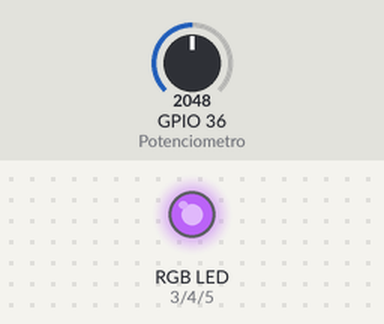
A sketch run on a simulated ESP32. Shown: an RGB LED mixed from three pins (HIGH = lit). The test bench sets the inputs (shaded band); at power-on: GPIO 36 (Potenciometro) = 2048. Dim RGB values are drawn brighter than linear.

Above: at 10.3 s.
10.4 s: GPIO 36 (Potenciometro) set to 491
At 12.2 s:
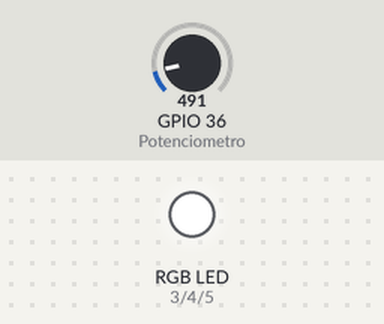
19.9 s: GPIO 36 (Potenciometro) set to 0
At 20.5 s:
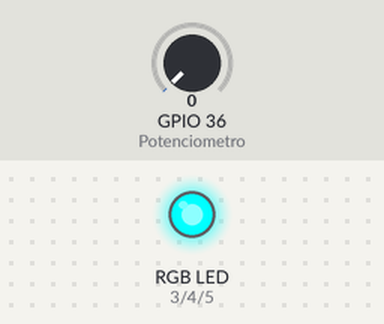
29.4 s: GPIO 36 (Potenciometro) set to 1228
At 33.7 s:
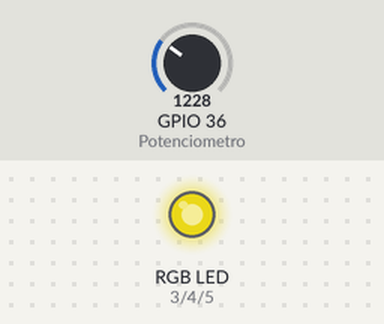
Timing chart, 0 to 44.9 s (numbered marks = the images above; inputs shaded):
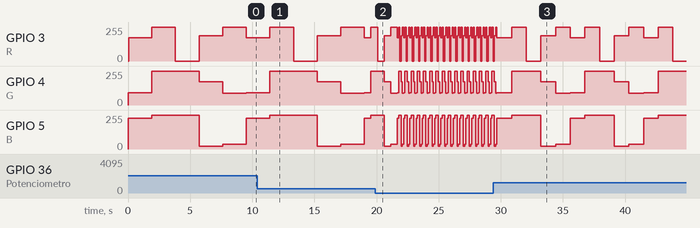

The sketch:

Pr_ctica_2_parte_2.ino
```cpp
 /*
 * Fundacion Kinal
 * Centro educativo tecnico laboral Kinal
 * Electronica
 * Grado: Quinto
 * Sección: A
 * Curso: Taller de electronica digital y reparación de computadoras I
 * Nombre: Juan Manuel Sebastián Ixen Coy
 * Carnet: 2019519
 * Proyecto: Práctica 2, parte 2
 */

#include <Ticker.h>

#define R 3
#define G 4
#define B 5
#define Potenciometro A0

int  Control_Brilo();
void Lectura();

int Brillo;
int Escala;
int Tiempo;

Ticker ISR_tiempo(Lectura, 10);

void setup()
{
  pinMode(Potenciometro, INPUT);
  ISR_tiempo.start();
  pinMode(R, OUTPUT);
  pinMode(G, OUTPUT);
  pinMode(B, OUTPUT);
}

void loop()
{
    //Configuración de la led RGB
    analogWrite(R, 174);
    analogWrite(G, 92);
    analogWrite(B, 230);
    delay(Tiempo);

    analogWrite(R, 255);
    analogWrite(G, 255);
    analogWrite(B, 255);
    delay(Tiempo);

    analogWrite(R, 0);
    analogWrite(G, 255);
    analogWrite(B, 255);
    delay(Tiempo);

    analogWrite(R, 189);
    analogWrite(G, 174);
    analogWrite(B, 20);
    delay(Tiempo);

    analogWrite(R, 255);
    analogWrite(G, 87);
    analogWrite(B, 35);
    delay(Tiempo);
    //Actualización
    ISR_tiempo.update();
}

int Control_Brilo()
{
  Brillo = analogRead(Potenciometro);
  Escala = map (Brillo, 0 , 1023, 100, 1000);
  return Escala;
}

 void Lectura()
{
  Tiempo = Control_Brilo();
}
```
